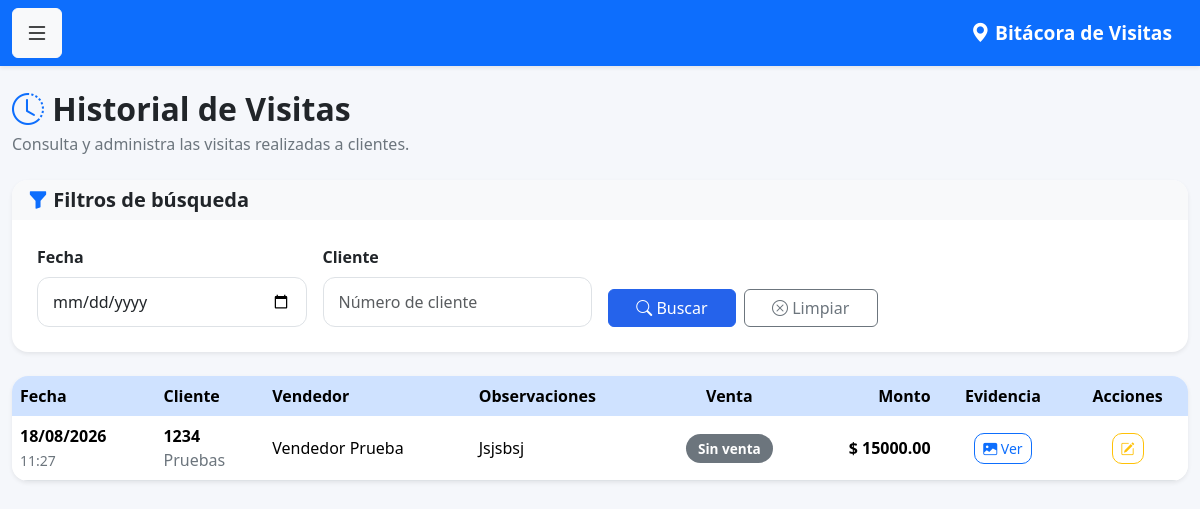
The app's page /historial_visitas (signed in) with its own data.
### models.py (models this page shows)
class Visita(db.Model):
    __tablename__ = 'visitas'
    id = db.Column(
        db.Integer,
        primary_key=True
    )
    fecha = db.Column(
        db.DateTime,
        default=datetime.now
    )
    observaciones = db.Column(
        db.Text
    )
    venta_realizada = db.Column(
        db.Boolean,
        default=False
    )
    monto_venta = db.Column(
        db.Float,
        default=0
    )
    proxima_visita = db.Column(
        db.Date
    )
    cliente_id = db.Column(
        db.Integer,
        db.ForeignKey('clientes.id')
    )
    usuario_id = db.Column(
        db.Integer,
        db.ForeignKey('usuarios.id')
    )
    latitud = db.Column(
    db.String(50)
    )
    longitud = db.Column(
    db.String(50)
    )
    foto = db.Column(
    db.String(255)
    )
    cliente = db.relationship(
        'Cliente',
        backref='visitas'
    )
    usuario = db.relationship(
        'Usuario',
        backref='visitas'
    )

class Cliente(db.Model):
    __tablename__ = 'clientes'
    id = db.Column(
        db.Integer,
        primary_key=True
    )
    num_cliente = db.Column(
        db.String(20),
        unique=True,
        nullable=False
    )
    nombre = db.Column(
        db.String(150),
        nullable=False
    )
    grupo = db.Column(
        db.String(100)
    )
    canal = db.Column(
        db.String(100)
    )
    vendedor = db.Column(
        db.Integer
    )

class Usuario(UserMixin, db.Model):
    __tablename__ = 'usuarios'
    id = db.Column(db.Integer, primary_key=True)
    nombre = db.Column(db.String(100), nullable=False)
    correo = db.Column(db.String(120), unique=True, nullable=False)
    password = db.Column(db.String(500), nullable=False)
    rol = db.Column(db.String(20), default='vendedor')
    activo = db.Column(db.Boolean, default=True)

### app.py (the view)
@app.route('/historial_visitas')
@login_required
def historial_visitas():
    fecha = request.args.get('fecha', '')
    cliente = request.args.get('cliente', '')
    vendedor = request.args.get('vendedor', '')
    consulta = Visita.query
    if current_user.rol == 'vendedor':
        consulta = consulta.filter(
            Visita.usuario_id == current_user.id
        )
    if fecha:
        consulta = consulta.filter(
            db.func.date(Visita.fecha) == fecha
        )
    if cliente:
        consulta = consulta.join(Cliente).filter(
            Cliente.num_cliente.contains(cliente)
        )
    if (
        vendedor and
        current_user.rol in ['admin', 'supervisor']
    ):
        consulta = consulta.join(Usuario).filter(
            Usuario.nombre.contains(vendedor)
        )
    visitas = consulta.order_by(
        Visita.fecha.desc()
    ).all()
    return render_template(
        'historial_visitas.html',
        visitas=visitas
    )

### app.py (called while the page is built)
@login_manager.user_loader
def load_user(user_id):
    return Usuario.query.get(int(user_id))

### templates/historial_visitas.html (shortened to what this page needs)
{% extends 'base.html' %}
{% block contenido %}
<div class="d-flex justify-content-between align-items-center mb-4">
    <div>
        <h2 class="fw-bold mb-1">
            <i class="bi bi-clock-history text-primary"></i>
            Historial de Visitas
        </h2>
        <p class="text-muted mb-0">
            Consulta y administra las visitas realizadas a clientes.
        </p>
    </div>
</div>
<div class="card shadow-sm border-0 rounded-4 mb-4">
    <div class="card-header bg-light">
        <h5 class="mb-0">
            <i class="bi bi-funnel-fill text-primary"></i>
            Filtros de búsqueda
        </h5>
    </div>
    <div class="card-body">
        <form method="GET">
            <div class="row g-3">
                <div class="col-lg-3">
                    <label class="form-label fw-semibold">
                        Fecha
                    </label>
                    <input
                        type="date"
                        name="fecha"
                        class="form-control"
                        value="{{ request.args.get('fecha','') }}">
                </div>
                <div class="col-lg-3">
                    <label class="form-label fw-semibold">
                        Cliente
                    </label>
                    <input
                        type="text"
                        name="cliente"
                        class="form-control"
                        placeholder="Número de cliente"
                        value="{{ request.args.get('cliente','') }}">
                </div>
                <div class="col-lg-3 d-flex align-items-end gap-2">
                    <button class="btn btn-primary flex-fill">
                        <i class="bi bi-search"></i>
                        Buscar
                    </button>
                    <a href="{{ url_for('historial_visitas') }}"
                       class="btn btn-outline-secondary flex-fill">
                        <i class="bi bi-x-circle"></i>
                        Limpiar
                    </a>
                </div>
            </div>
        </form>
    </div>
</div>
<div class="card shadow-sm border-0 rounded-4">
<div class="table-responsive">
<table class="table table-hover align-middle mb-0">
<thead class="table-primary">
<tr>
<th>Fecha</th>
<th>Cliente</th>
<th>Vendedor</th>
<th>Observaciones</th>
<th class="text-center">Venta</th>
<th class="text-end">Monto</th>
<th class="text-center">Evidencia</th>
<th class="text-center">Acciones</th>
</tr>
</thead>
<tbody>
{% for visita in visitas %}
<tr>
<td>
<span class="fw-semibold">
{{ visita.fecha.strftime('%d/%m/%Y') }}
</span>
<br>
<small class="text-muted">
{{ visita.fecha.strftime('%H:%M') }}
</small>
</td>
<td>
<strong>
{{ visita.cliente.num_cliente }}
</strong>
<br>
<span class="text-muted">
{{ visita.cliente.nombre }}
</span>
</td>
<td>
<div class="d-flex align-items-center gap-2">
    <span>
        {{ visita.usuario.nombre }}
    </span>
</div>
</td>
<td>
{% if visita.observaciones %}
{{ visita.observaciones }}
{% else %}
<span class="text-muted">
Sin observaciones
</span>
{% endif %}
</td>
<td class="text-center">
{% if visita.venta_realizada %}
<span class="badge bg-success">
<i class="bi bi-check-circle"></i>
Venta
</span>
{% else %}
<span class="badge bg-secondary">
Sin venta
</span>
{% endif %}
</td>
<td class="text-end fw-bold">
$ {{ "%.2f"|format(visita.monto_venta or 0) }}
</td>
<td class="text-center">
{% if visita.foto %}
<button
class="btn btn-outline-primary btn-sm"
data-bs-toggle="modal"
data-bs-target="#modalFoto{{ visita.id }}">
<i class="bi bi-image-fill"></i>
Ver
</button>
{% else %}
<span class="text-muted">
<i class="bi bi-image"></i>
Sin foto
</span>
{% endif %}
</td>
<td class="text-center">
<a href="/visita/editar/{{ visita.id }}"
class="btn btn-outline-warning btn-sm"
title="Editar">
<i class="bi bi-pencil-square"></i>
</a>
</td>
</tr>
{% endfor %}
</tbody>
</table>
</div>
</div>
{% endblock %}

### static/css/style.css (style rules this page uses)
body { background: #f5f7fb; font-family: "Segoe UI", Roboto, Helvetica, Arial, sans-serif; color: #212529; }
h1, h2, h3, h4, h5 { font-weight: 700; }
.text-muted { color: #6c757d !important; }
.card { border: none; border-radius: 18px; overflow: hidden; box-shadow: 0 6px 18px rgba(0,0,0,.08); }
.card-header { border: none; }
.card-body { padding: 25px; }
.form-label { margin-bottom:8px; }
.form-control, .form-select { border-radius:12px; padding:12px 15px; border:1px solid #dee2e6; transition:.25s; }
.btn { transition:.25s; }
.btn-primary { background:#2563eb; border-color:#2563eb; }
.table { margin-bottom:0; }
.table thead th { font-weight:600; border:none; }
.table-hover tbody tr { transition:.25s; }
.table td, .table th { vertical-align:middle; }
.badge { padding:8px 12px; border-radius:20px; font-size:.85rem; }
.btn-sm { border-radius:10px; }
.table td { max-width:250px; }
.table td:nth-child(4) { white-space:normal; }

### records on screen
Visita: fecha "18/08/2026", fecha "11:27", cliente.num_cliente "1234", cliente.nombre "Pruebas", usuario.nombre "Vendedor Prueba", observaciones "Jsjsbsj", venta_realizada "Sin venta", monto_venta "15000.00"
